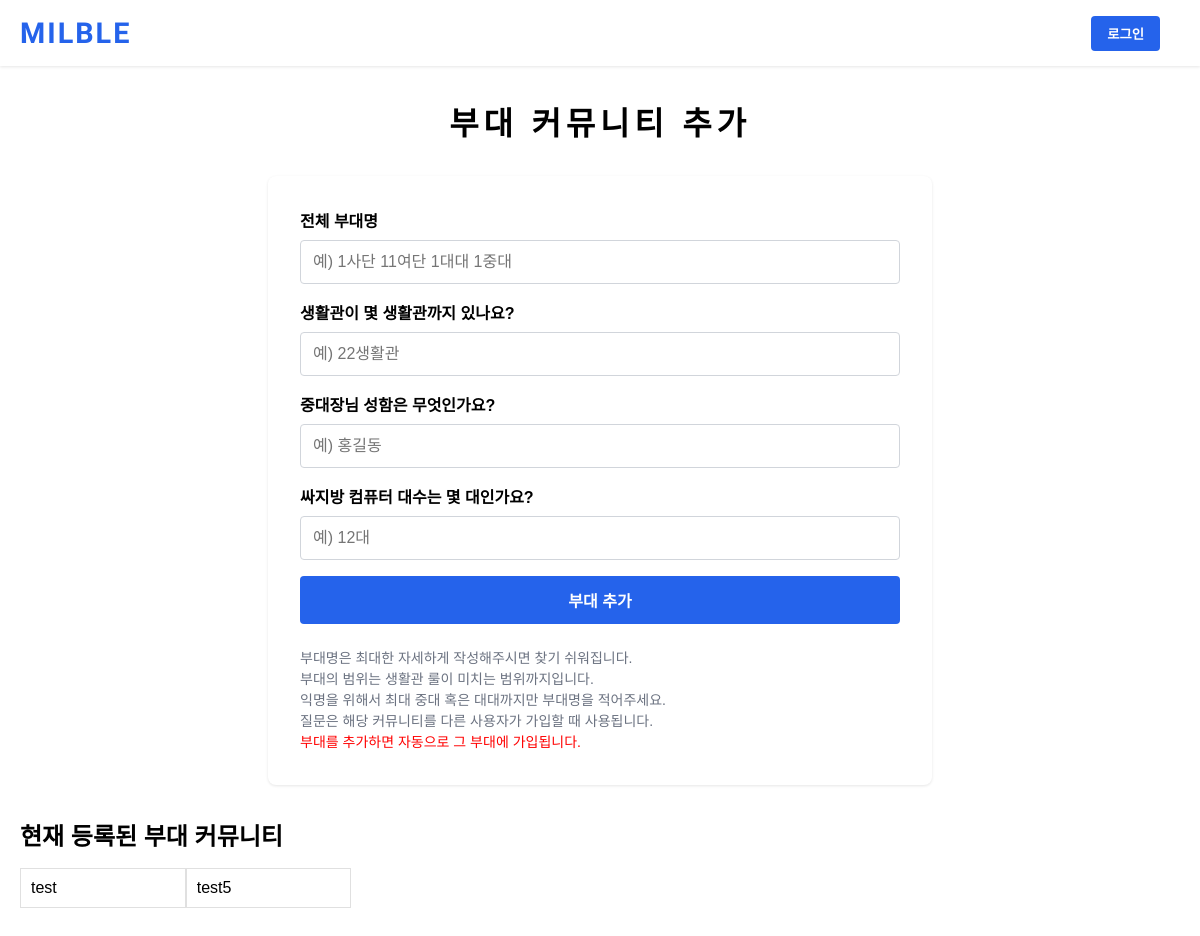
Before: /create-unit/ with the older database file.
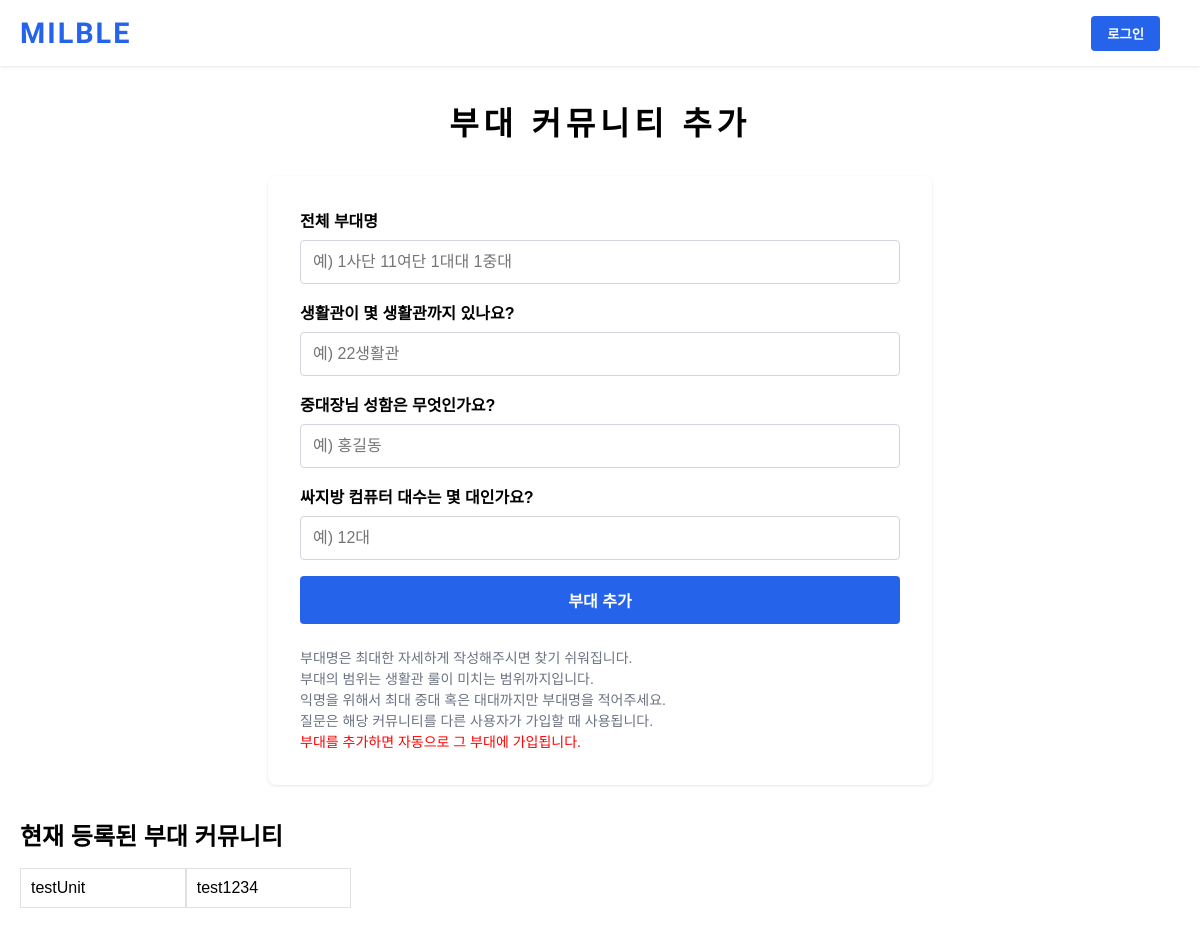
After: the same page with the newer database file.
### milble_app/models.py (models this page shows, shortened)
class Unit(models.Model):
    name = models.CharField(max_length=100, unique=True)
    answer1 = models.CharField(max_length=255, blank=False)
    answer2 = models.CharField(max_length=255, blank=False)
    answer3 = models.CharField(max_length=255, blank=False)

### milble_app/views.py (the view)
# urls.py: path('create-unit/', views.unit_create_view, name='create_unit'),
def unit_create_view(request):
    if request.method == 'POST':
        form = UnitForm(request.POST)
        if form.is_valid():
            unit = form.save()
            user = request.user
            user.unit = unit
            user.save()
            return redirect('/')
    else:
        units = Unit.objects.all()
        form = UnitForm()
    return render(request, 'create_unit.html', {
        'form': form,
        'units': units
    })

### milble_app/forms.py
class UnitForm(forms.ModelForm):
    class Meta:
        model = Unit
        fields = ['name', 'answer1', 'answer2', 'answer3']
        labels = {
            'name': '전체 부대명',
            'answer1': '질문1에 대한 답',
            'answer2': '질문2에 대한 답',
            'answer3': '질문3에 대한 답',
        }
        widgets = {
            'name': forms.TextInput(attrs={'placeholder': '예) 1사단 11여단 1대대 1중대'}),
            'answer1': forms.TextInput(attrs={'placeholder': '예) 22생활관'}),
            'answer2': forms.TextInput(attrs={'placeholder': '예) 홍길동'}),
            'answer3': forms.TextInput(attrs={'placeholder': '예) 12대'}),
        }

### templates/create_unit.html (shortened to what this page needs)
<!DOCTYPE html>
<html lang="ko">
<head>
</head>
<body>
    <header>
        <div class="container">
            <div class="header-content">
                <a href="{% url 'index' %}" class="logo">
                    <span>Milble</span>
                </a>
                <div class="header-buttons">
                    {% if user.is_authenticated %}
                    <button class="login-btn" onclick="window.location.href='{% url 'profile' %}'">내정보</button>
                    <button class="login-btn" onclick="window.location.href='{% url 'post_create' %}'">글쓰기</button>
                    {% else %}
                    <button class="login-btn" onclick="window.location.href='{% url 'login' %}'">로그인</button>
                    {% endif %}
                </div>
            </div>
        </div>
    </header>
    <main class="container">
        <h1 class="main-title">부대 커뮤니티 추가</h1>
        <div class="form-container">
            <form id="unit-form" method="POST">
                <label for="id_name">전체 부대명</label>
                {{ form.name }}
                <label for="id_answer1">생활관이 몇 생활관까지 있나요?</label>
                {{ form.answer1 }}
                <label for="id_answer2">중대장님 성함은 무엇인가요?</label>
                {{ form.answer2 }}
                <label for="id_answer3">싸지방 컴퓨터 대수는 몇 대인가요?</label>
                {{ form.answer3 }}
                <button type="submit">부대 추가</button>
            </form>
            <div class="note">
                부대명은 최대한 자세하게 작성해주시면 찾기 쉬워집니다.<br>
                부대의 범위는 생활관 룰이 미치는 범위까지입니다.<br>
                익명을 위해서 최대 중대 혹은 대대까지만 부대명을 적어주세요.<br>
                질문은 해당 커뮤니티를 다른 사용자가 가입할 때 사용됩니다.<br>
                <span style="color: red;">부대를 추가하면 자동으로 그 부대에 가입됩니다.</span>
            </div>
        </div>
        <div class="unit-list">
            <h2>현재 등록된 부대 커뮤니티</h2>
            <ul>
                {% for unit in units %}
                    <li>{{ unit.name }}</li>
                {% empty %}
                    <li>등록된 부대 커뮤니티가 없습니다.</li>
                {% endfor %}
            </ul>
        </div>
    </main>
</body>
</html>

Changed rows visible on the page:
removed Unit: name "test"
removed Unit: name "test5"
added Unit: name "testUnit"
added Unit: name "test1234"
